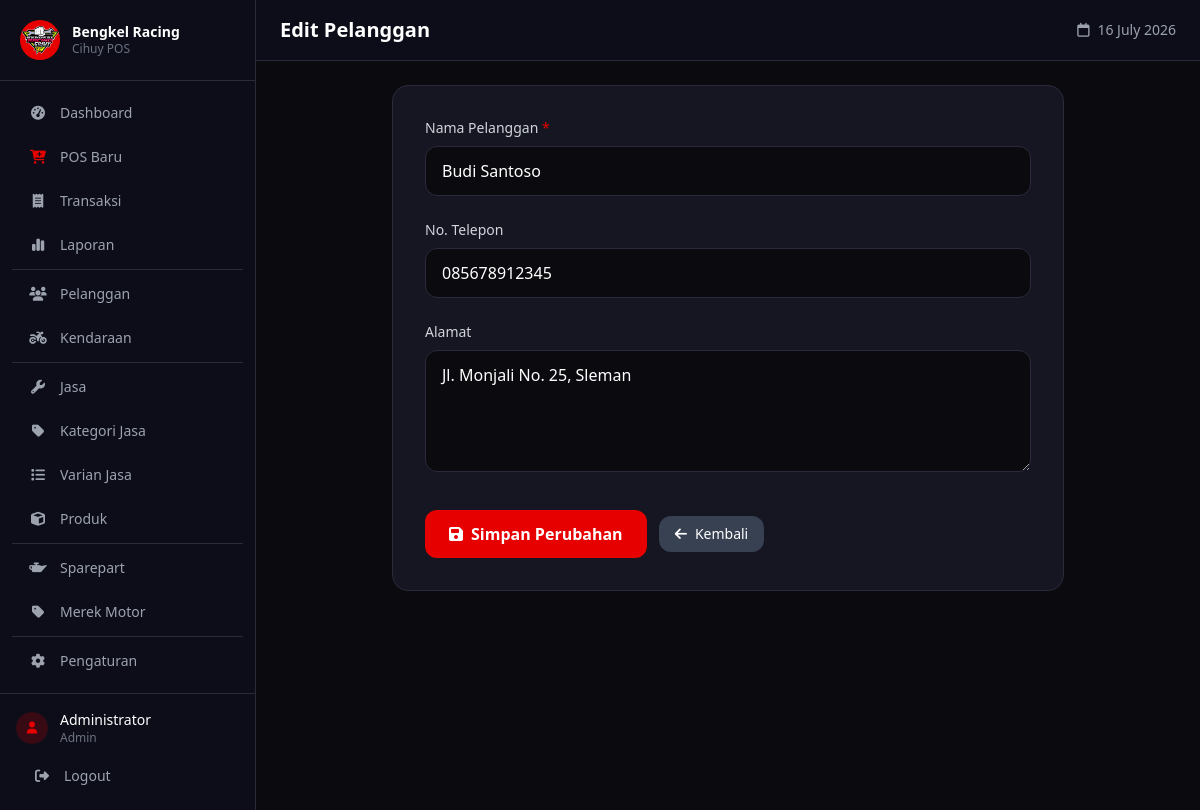
Page /pages/pelanggan/edit.php?id=2 (signed in) on the committed database.
### tables this page shows
CREATE TABLE pelanggan (
    id INT AUTO_INCREMENT PRIMARY KEY,
    nama VARCHAR(100) NOT NULL,
    no_telp VARCHAR(20),
    alamat TEXT
);

### pages/pelanggan/edit.php (the view, shortened to what this page needs)
<?php
require_once '../../config/database.php';
$id = $_GET['id'] ?? 0;
$stmt = $conn->prepare("SELECT * FROM pelanggan WHERE id = ?");
$stmt->bind_param('i', $id);
$stmt->execute();
$result = $stmt->get_result();
$pelanggan = $result->fetch_assoc();
include '../../layout/header.php';
include '../../layout/sidebar.php';
?>
<div class="flex-1 flex flex-col w-full min-w-0">
    <header class="bg-[#0d0d1a] border-b border-[#2a2a3a] px-4 md:px-6 py-4 pl-16 md:pl-6">
        <div class="flex items-center justify-between">
            <h2 class="text-xl font-bold text-white">Edit Pelanggan</h2>
            <span class="text-gray-400 text-sm">
                <i class="far fa-calendar mr-2"></i><?= date('d F Y') ?>
            </span>
        </div>
    </header>
    <main class="flex-1 p-4 md:p-6 overflow-y-auto">
        <div class="max-w-2xl mx-auto">
            <div class="bg-[#161622] rounded-2xl p-8 border border-[#2a2a3a]">
                <form method="POST">
                    <div class="space-y-6">
                        <div>
                            <label for="nama" class="block text-gray-300 text-sm font-medium mb-2">Nama Pelanggan <span class="text-[#e60000]">*</span></label>
                            <input type="text" id="nama" name="nama" value="<?= htmlspecialchars($_POST['nama'] ?? $pelanggan['nama']) ?>"
                                class="w-full px-4 py-3 bg-[#0a0a0f] border border-[#2a2a3a] rounded-xl text-white placeholder-gray-500 focus:outline-none focus:border-[#e60000]"
                                placeholder="Masukkan nama pelanggan" required>
                        </div>
                        <div>
                            <label for="no_telp" class="block text-gray-300 text-sm font-medium mb-2">No. Telepon</label>
                            <input type="text" id="no_telp" name="no_telp" value="<?= htmlspecialchars($_POST['no_telp'] ?? $pelanggan['no_telp']) ?>"
                                class="w-full px-4 py-3 bg-[#0a0a0f] border border-[#2a2a3a] rounded-xl text-white placeholder-gray-500 focus:outline-none focus:border-[#e60000]"
                                placeholder="Masukkan no. telepon">
                        </div>
                        <div>
                            <label for="alamat" class="block text-gray-300 text-sm font-medium mb-2">Alamat</label>
                            <textarea id="alamat" name="alamat" rows="4"
                                class="w-full px-4 py-3 bg-[#0a0a0f] border border-[#2a2a3a] rounded-xl text-white placeholder-gray-500 focus:outline-none focus:border-[#e60000]"
                                placeholder="Masukkan alamat"><?= htmlspecialchars($_POST['alamat'] ?? $pelanggan['alamat']) ?></textarea>
                        </div>
                    </div>
                    <div class="flex items-center gap-3 mt-8">
                        <button type="submit"
                            class="px-6 py-3 bg-[#e60000] hover:bg-[#ffd700] text-white font-semibold rounded-xl transition-colors">
                            <i class="fas fa-save mr-2"></i>Simpan Perubahan
                        </button>
                        <a href="index.php"
                            class="px-4 py-2 bg-gray-700 hover:bg-gray-600 text-white rounded-xl text-sm transition-colors">
                            <i class="fas fa-arrow-left mr-2"></i>Kembali
                        </a>
                    </div>
                </form>
            </div>
        </div>
    </main>
</div>
<?php include '../../layout/footer.php'; ?>

### assets/css/style.css (style rules this page uses)
* { transition: background-color 0.2s, border-color 0.2s; }

### rows in the picture
pelanggan: nama "Budi Santoso", no_telp "085678912345", alamat "Jl. Monjali No. 25, Sleman"

### other values in the picture
$item['label'] "Dashboard"
$item['label'] "POS Baru"
$item['label'] "Transaksi"
$item['label'] "Laporan"
$item['label'] "Pelanggan"
$item['label'] "Kendaraan"
$item['label'] "Jasa"
$item['label'] "Kategori Jasa"
$item['label'] "Varian Jasa"
$item['label'] "Produk"
$item['label'] "Sparepart"
$item['label'] "Merek Motor"
$item['label'] "Pengaturan"
$_SESSION['nama'] "Administrator"
$_SESSION['role'] "Admin"
